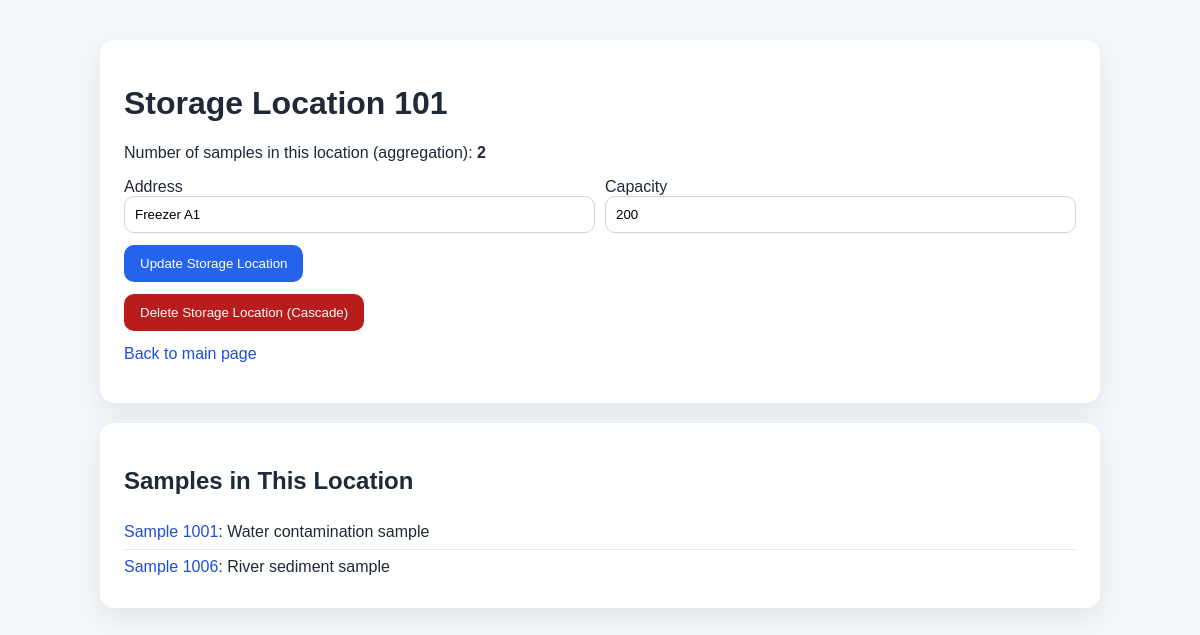
The page /storage-location/101 on the database its author committed.
### tables this page shows
CREATE TABLE StorageLocation (
	storageID INT NOT NULL,
	address VARCHAR(50),
	capacity INT,
	PRIMARY KEY (storageID)
);

CREATE TABLE Sample (
	sampleID INT NOT NULL,
	description VARCHAR(300),
	dateReceived VARCHAR(50),
	cID INT NOT NULL,
	sID INT,
	PRIMARY KEY (sampleID),
	FOREIGN KEY (cID) REFERENCES Client (clientID),
	FOREIGN KEY (sID) REFERENCES StorageLocation (storageID)
);

### flaskMain.py (the view, shortened to what this page needs)
@app.route("/storage-location/<int:storage_id>", methods=["GET", "POST"])
def storage_location_detail(storage_id):
    ensure_schema_updates()
    error = None
    action_message = None
    _, storage_rows = run_parameterized_select(
        "SELECT storageID, address, capacity FROM StorageLocation WHERE storageID = ?",
        (storage_id,),
    )
    if not storage_rows:
        return "Storage location not found.", 404
    storage = storage_rows[0]
    _, sample_rows = run_parameterized_select(
        "SELECT sampleID, description, dateReceived FROM Sample WHERE sID = ? ORDER BY sampleID",
        (storage_id,),
    )
    _, count_rows = run_parameterized_select(
        "SELECT COUNT(*) AS sampleCount FROM Sample WHERE sID = ?",
        (storage_id,),
    )
    sample_count = count_rows[0]["sampleCount"] if count_rows else 0
    return render_template(
        "storage_location_detail.html",
        storage=storage,
        sample_rows=sample_rows,
        sample_count=sample_count,
        error=error,
        action_message=action_message,
    )

### flaskMain.py (called while the page is built, shortened)
def dict_factory(cursor, row):
    d = {}
    for idx, col in enumerate(cursor.description):
        d[col[0]] = row[idx]
    return d

def get_connection():
    conn = sqlite3.connect('samples.db')
    conn.execute("PRAGMA foreign_keys = ON")
    return conn

def ensure_schema_updates():
    global SCHEMA_INITIALIZED
    if SCHEMA_INITIALIZED:
        return

def run_parameterized_select(query, params=()):
    ensure_schema_updates()
    conn = get_connection()
    conn.row_factory = dict_factory
    try:
        cursor = conn.cursor()
        cursor.execute(query, params)
        results = cursor.fetchall()
        columns = [column[0] for column in cursor.description] if cursor.description else []
        return columns, results
    finally:
        conn.close()

### templates/storage_location_detail.html (shortened to what this page needs)
<!DOCTYPE html>
<html lang="en">
<head>
</head>
<body>
    <div class="page">
        <div class="card">
            <h1>Storage Location {{ storage.storageID }}</h1>
            <p>Number of samples in this location (aggregation): <strong>{{ sample_count }}</strong></p>
            <form method="post">
                <div class="grid">
                    <div>
                        <label for="address">Address</label>
                        <input id="address" name="address" value="{{ storage.address }}" required>
                    </div>
                    <div>
                        <label for="capacity">Capacity</label>
                        <input id="capacity" name="capacity" value="{{ storage.capacity }}" required>
                    </div>
                </div>
                <button type="submit" style="margin-top: 12px;">Update Storage Location</button>
            </form>
            <form method="post" style="margin-top: 12px;">
                <button type="submit" class="danger">Delete Storage Location (Cascade)</button>
            </form>
            <p style="margin-top: 14px;"><a href="/">Back to main page</a></p>
        </div>
        <div class="card">
            <h2>Samples in This Location</h2>
            {% for sample in sample_rows %}
                <div class="list-item"><a href="/sample/{{ sample.sampleID }}">Sample {{ sample.sampleID }}</a>: {{ sample.description }}</div>
            {% else %}
                <p>No samples in this storage location.</p>
            {% endfor %}
        </div>
    </div>
</body>
</html>

### templates/storage_location_detail.html (style rules this page uses)
body { font-family: Arial, Helvetica, sans-serif; margin: 0; background: #f4f7fb; color: #1f2937; }
.page { max-width: 1000px; margin: 40px auto; padding: 0 20px; }
.card { background: #fff; border-radius: 14px; padding: 24px; box-shadow: 0 10px 30px rgba(15, 23, 42, 0.08); margin-bottom: 20px; }
.grid { display: grid; grid-template-columns: repeat(auto-fit, minmax(220px, 1fr)); gap: 10px; }
input { width: 100%; padding: 10px; border: 1px solid #cbd5e1; border-radius: 10px; box-sizing: border-box; }
button { background: #2563eb; color: #fff; border: none; border-radius: 10px; padding: 11px 16px; cursor: pointer; }
.danger { background: #b91c1c; }
.list-item { padding: 8px 0; border-bottom: 1px solid #e5e7eb; }
.list-item:last-child { border-bottom: none; }
a { color: #1d4ed8; text-decoration: none; }

### rows shown on the page
StorageLocation: storageID "101", address "Freezer A1", capacity "200"
Sample: sampleID "1001", description "Water contamination sample"
Sample: sampleID "1006", description "River sediment sample"

### other values the page prints
{{ sample_count }} "2"
